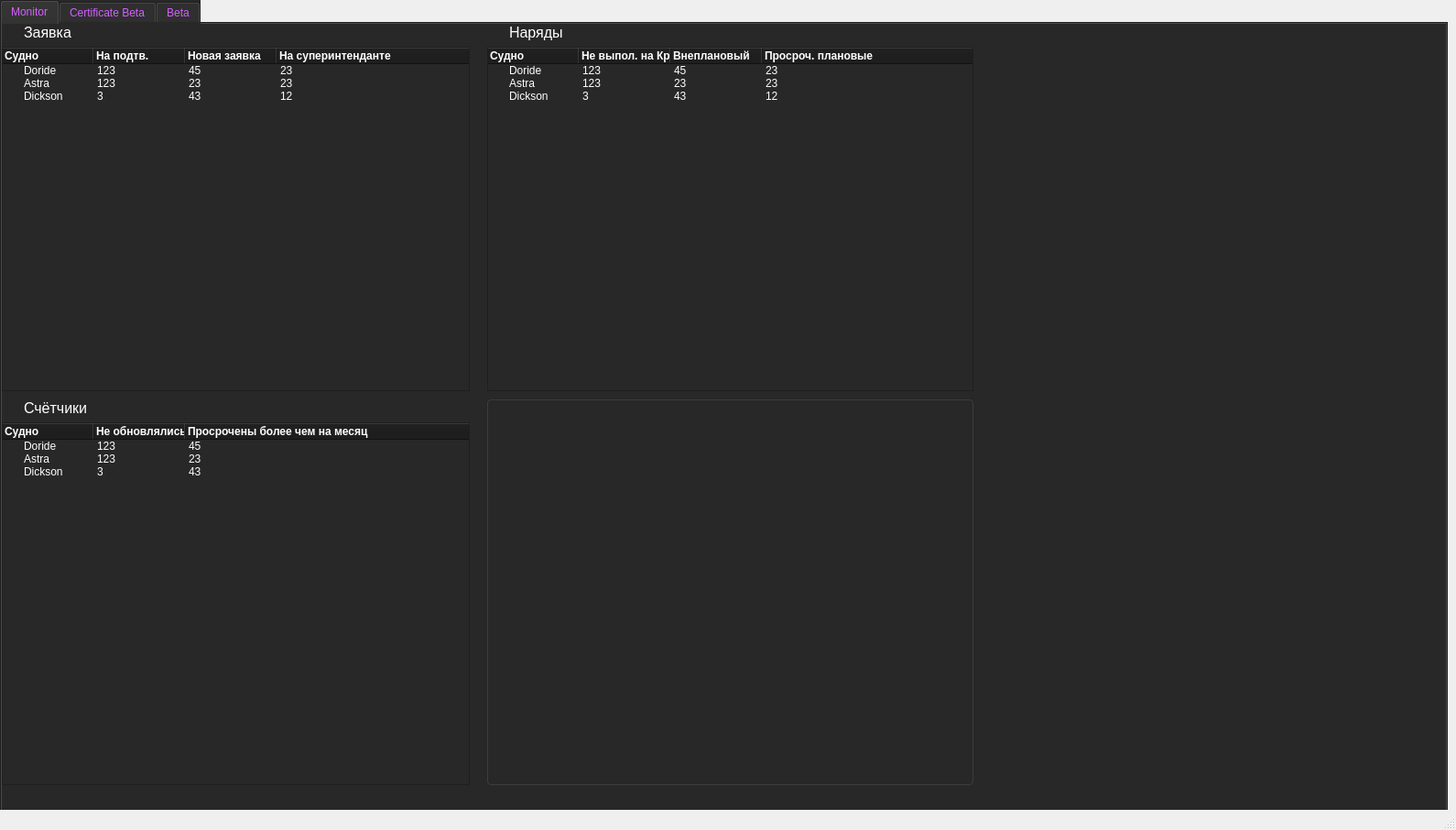
<?xml version="1.0" encoding="UTF-8"?>
<ui version="4.0">
 <class>MainWindow</class>
 <widget class="QMainWindow" name="MainWindow">
  <property name="geometry">
   <rect>
    <x>0</x>
    <y>0</y>
    <width>1590</width>
    <height>906</height>
   </rect>
  </property>
  <property name="windowTitle">
   <string>MainWindow</string>
  </property>
  <widget class="QWidget" name="centralwidget">
   <widget class="QTabWidget" name="tabWidget">
    <property name="geometry">
     <rect>
      <x>0</x>
      <y>0</y>
      <width>1581</width>
      <height>941</height>
     </rect>
    </property>
    <property name="sizePolicy">
     <sizepolicy hsizetype="Expanding" vsizetype="Expanding">
      <horstretch>0</horstretch>
      <verstretch>0</verstretch>
     </sizepolicy>
    </property>
    <property name="styleSheet">
     <string notr="true">	color:  rgb(210, 96, 255);
	background: rgb(40, 40, 40)

</string>
    </property>
    <property name="currentIndex">
     <number>0</number>
    </property>
    <widget class="QWidget" name="tab_monitor">
     <attribute name="title">
      <string>Monitor</string>
     </attribute>
     <widget class="QWidget" name="verticalLayoutWidget_7">
      <property name="geometry">
       <rect>
        <x>530</x>
        <y>0</y>
        <width>531</width>
        <height>401</height>
       </rect>
      </property>
      <layout class="QVBoxLayout" name="verticalLayout_7">
       <item>
        <widget class="QLabel" name="label_15">
         <property name="font">
          <font>
           <pointsize>12</pointsize>
          </font>
         </property>
         <property name="styleSheet">
          <string notr="true">background: rgb(40, 40, 40);
color:  rgb(255, 255, 255);
padding-left: 20px</string>
         </property>
         <property name="text">
          <string>Наряды</string>
         </property>
        </widget>
       </item>
       <item>
        <widget class="QTreeWidget" name="treeWidget_4">
         <property name="focusPolicy">
          <enum>Qt::NoFocus</enum>
         </property>
         <property name="styleSheet">
          <string notr="true">QTreeWidget {
    background: rgb(40, 40, 40);
    color: white;
    gridline-color: rgb(60, 60, 60);
   
}
QHeaderView::section {
    background-color: rgb(25, 25, 25);
    color:white;
    font-weight: bold;	 
}


QTreeWidget::item:selected {
    background-color: rgb(80, 30, 100);
    color: white;
}


QTreeWidget::item::hover {
    border: 1px solid rgb(100, 100, 100);
	padding: 5px
}

QScrollBar:vertical {
    background: rgb(25, 25, 25);
    width: 15px;
    margin: 0px;
}
QScrollBar::handle:vertical {
    background: rgb(80, 30, 100);
    min-height: 20px;
    border-radius: 7px;
}
QScrollBar::add-page:vertical, QScrollBar::sub-page:vertical {
    background: rgb(40, 40, 40); /* Ваш основной цвет фона */
    border: none;
}
QScrollBar::handle:vertical:hover {
    background: rgb(225, 130, 255);
}
QScrollBar::handle:vertical:pressed {
    background: rgb(190, 70, 235);
}
QScrollBar:vertical {
    background: rgb(25, 25, 25);
    width: 15px;
    margin: 0px;
}
QScrollBar::handle:horizontal  {
    background: rgb(80, 30, 100);
    min-height: 20px;
    border-radius: 7px;
}
QScrollBar::add-page:horizontal , QScrollBar::sub-page:horizontal {
    background: rgb(40, 40, 40); /* Ваш основной цвет фона */
    border: none;
}
QScrollBar::handle:horizontal :hover {
    background: rgb(225, 130, 255);
}
QScrollBar::handle:horizontal :pressed {
    background: rgb(190, 70, 235);
}
</string>
         </property>
         <property name="frameShape">
          <enum>QFrame::StyledPanel</enum>
         </property>
         <property name="showDropIndicator" stdset="0">
          <bool>false</bool>
         </property>
         <property name="verticalScrollMode">
          <enum>QAbstractItemView::ScrollPerPixel</enum>
         </property>
         <column>
          <property name="text">
           <string>Судно</string>
          </property>
         </column>
         <column>
          <property name="text">
           <string>Не выпол. на Крит оборудовании</string>
          </property>
         </column>
         <column>
          <property name="text">
           <string>Внеплановый</string>
          </property>
         </column>
         <column>
          <property name="text">
           <string>Просроч. плановые</string>
          </property>
         </column>
         <item>
          <property name="text">
           <string>Doride</string>
          </property>
          <property name="text">
           <string>123</string>
          </property>
          <property name="text">
           <string>45</string>
          </property>
          <property name="text">
           <string>23</string>
          </property>
         </item>
         <item>
          <property name="text">
           <string>Astra</string>
          </property>
          <property name="text">
           <string>123</string>
          </property>
          <property name="text">
           <string>23</string>
          </property>
          <property name="text">
           <string>23</string>
          </property>
         </item>
         <item>
          <property name="text">
           <string>Dickson</string>
          </property>
          <property name="text">
           <string>3</string>
          </property>
          <property name="text">
           <string>43</string>
          </property>
          <property name="text">
           <string>12</string>
          </property>
         </item>
        </widget>
       </item>
      </layout>
     </widget>
     <widget class="QWidget" name="verticalLayoutWidget_9">
      <property name="geometry">
       <rect>
        <x>0</x>
        <y>410</y>
        <width>511</width>
        <height>421</height>
       </rect>
      </property>
      <layout class="QVBoxLayout" name="verticalLayout_9">
       <item>
        <widget class="QLabel" name="label_17">
         <property name="font">
          <font>
           <pointsize>12</pointsize>
          </font>
         </property>
         <property name="styleSheet">
          <string notr="true">background: rgb(40, 40, 40);
color:  rgb(255, 255, 255);
padding-left: 20px</string>
         </property>
         <property name="text">
          <string>Счётчики</string>
         </property>
        </widget>
       </item>
       <item>
        <widget class="QTreeWidget" name="treeWidget_6">
         <property name="focusPolicy">
          <enum>Qt::NoFocus</enum>
         </property>
         <property name="styleSheet">
          <string notr="true">QTreeWidget {
    background: rgb(40, 40, 40);
    color: white;
    gridline-color: rgb(60, 60, 60);
   
}
QHeaderView::section {
    background-color: rgb(25, 25, 25);
    color:white;
    font-weight: bold;
	 
}



QTreeWidget::item:selected {
    background-color: rgb(80, 30, 100);
    color: white;
}


QTreeWidget::item::hover {
    border: 1px solid rgb(100, 100, 100);
	padding: 5px
}

QScrollBar:vertical {
    background: rgb(25, 25, 25);
    width: 15px;
    margin: 0px;
}
QScrollBar::handle:vertical {
    background: rgb(210, 96, 255);
    min-height: 20px;
    border-radius: 7px;
}
QScrollBar::add-page:vertical, QScrollBar::sub-page:vertical {
    background: rgb(40, 40, 40); /* Ваш основной цвет фона */
    border: none;
}
QScrollBar::handle:vertical:hover {
    background: rgb(225, 130, 255);
}
QScrollBar::handle:vertical:pressed {
    background: rgb(190, 70, 235);
}
QScrollBar:vertical {
    background: rgb(25, 25, 25);
    width: 15px;
    margin: 0px;
}
QScrollBar::handle:horizontal  {
    background: rgb(210, 96, 255);
    min-height: 20px;
    border-radius: 7px;
}
QScrollBar::add-page:horizontal , QScrollBar::sub-page:horizontal {
    background: rgb(40, 40, 40); /* Ваш основной цвет фона */
    border: none;
}
QScrollBar::handle:horizontal :hover {
    background: rgb(225, 130, 255);
}
QScrollBar::handle:horizontal :pressed {
    background: rgb(190, 70, 235);
}
</string>
         </property>
         <property name="animated">
          <bool>true</bool>
         </property>
         <attribute name="headerHighlightSections">
          <bool>true</bool>
         </attribute>
         <attribute name="headerShowSortIndicator" stdset="0">
          <bool>true</bool>
         </attribute>
         <column>
          <property name="text">
           <string>Судно</string>
          </property>
         </column>
         <column>
          <property name="text">
           <string>Не обновлялись 2 недели</string>
          </property>
         </column>
         <column>
          <property name="text">
           <string>Просрочены более чем на месяц</string>
          </property>
         </column>
         <item>
          <property name="text">
           <string>Doride</string>
          </property>
          <property name="text">
           <string>123</string>
          </property>
          <property name="text">
           <string>45</string>
          </property>
         </item>
         <item>
          <property name="text">
           <string>Astra</string>
          </property>
          <property name="text">
           <string>123</string>
          </property>
          <property name="text">
           <string>23</string>
          </property>
         </item>
         <item>
          <property name="text">
           <string>Dickson</string>
          </property>
          <property name="text">
           <string>3</string>
          </property>
          <property name="text">
           <string>43</string>
          </property>
         </item>
        </widget>
       </item>
      </layout>
     </widget>
     <widget class="QGraphicsView" name="graphicsView">
      <property name="geometry">
       <rect>
        <x>530</x>
        <y>410</y>
        <width>531</width>
        <height>421</height>
       </rect>
      </property>
      <property name="styleSheet">
       <string notr="true">/*** Стиль для основного виджета QGraphicsView ***/
QGraphicsView {
    background: rgb(40, 40, 40);
    border: 1px solid rgb(60, 60, 60);
    border-radius: 4px;
}

/*** Стиль для вертикальной полосы прокрутки ***/
QScrollBar:vertical {
    background: rgb(25, 25, 25);
    width: 15px;
    margin: 0px;
    border: none;
}
QScrollBar::handle:vertical {
    background: rgb(210, 96, 255);
    min-height: 20px;
    border-radius: 7px;
}
QScrollBar::handle:vertical:hover {
    background: rgb(225, 130, 255);
}
QScrollBar::handle:vertical:pressed {
    background: rgb(190, 70, 235);
}
QScrollBar::add-line:vertical, QScrollBar::sub-line:vertical {
    border: none;
    background: none;
    height: 0px;
}
QScrollBar::add-page:vertical, QScrollBar::sub-page:vertical {
    background: rgb(25, 25, 25);
    border: none;
}

/*** Стиль для горизонтальной полосы прокрутки ***/
QScrollBar:horizontal {
    background: rgb(25, 25, 25);
    height: 15px;
    margin: 0px;
    border: none;
}
QScrollBar::handle:horizontal {
    background: rgb(210, 96, 255);
    min-width: 20px;
    border-radius: 7px;
}
QScrollBar::handle:horizontal:hover {
    background: rgb(225, 130, 255);
}
QScrollBar::handle:horizontal:pressed {
    background: rgb(190, 70, 235);
}
QScrollBar::add-line:horizontal, QScrollBar::sub-line:horizontal {
    border: none;
    background: none;
    width: 0px;
}
QScrollBar::add-page:horizontal, QScrollBar::sub-page:horizontal {
    background: rgb(25, 25, 25);
    border: none;
}</string>
      </property>
     </widget>
     <widget class="QWidget" name="verticalLayoutWidget_8">
      <property name="geometry">
       <rect>
        <x>0</x>
        <y>0</y>
        <width>511</width>
        <height>401</height>
       </rect>
      </property>
      <layout class="QVBoxLayout" name="verticalLayout_8">
       <item>
        <widget class="QLabel" name="label_16">
         <property name="font">
          <font>
           <pointsize>12</pointsize>
          </font>
         </property>
         <property name="styleSheet">
          <string notr="true">background: rgb(40, 40, 40);
color:  rgb(255, 255, 255);
padding-left: 20px</string>
         </property>
         <property name="text">
          <string>Заявка</string>
         </property>
        </widget>
       </item>
       <item>
        <widget class="QTreeWidget" name="treeWidget_5">
         <property name="focusPolicy">
          <enum>Qt::NoFocus</enum>
         </property>
         <property name="styleSheet">
          <string notr="true">QTreeWidget {
    background: rgb(40, 40, 40);
    color: white;
    gridline-color: rgb(60, 60, 60);
   
}
QHeaderView::section {
    background-color: rgb(25, 25, 25);
    color:white;
    font-weight: bold;
	 
}



QTreeWidget::item:selected {
    background-color: rgb(80, 30, 100);
    color: white;
}


QTreeWidget::item::hover {
    border: 1px solid rgb(100, 100, 100);
	padding: 5px
}

QScrollBar:vertical {
    background: rgb(25, 25, 25);
    width: 15px;
    margin: 0px;
}
QScrollBar::handle:vertical {
    background: rgb(210, 96, 255);
    min-height: 20px;
    border-radius: 7px;
}
QScrollBar::add-page:vertical, QScrollBar::sub-page:vertical {
    background: rgb(40, 40, 40); /* Ваш основной цвет фона */
    border: none;
}
QScrollBar::handle:vertical:hover {
    background: rgb(225, 130, 255);
}
QScrollBar::handle:vertical:pressed {
    background: rgb(190, 70, 235);
}
QScrollBar:vertical {
    background: rgb(25, 25, 25);
    width: 15px;
    margin: 0px;
}
QScrollBar::handle:horizontal  {
    background: rgb(210, 96, 255);
    min-height: 20px;
    border-radius: 7px;
}
QScrollBar::add-page:horizontal , QScrollBar::sub-page:horizontal {
    background: rgb(40, 40, 40); /* Ваш основной цвет фона */
    border: none;
}
QScrollBar::handle:horizontal :hover {
    background: rgb(225, 130, 255);
}
QScrollBar::handle:horizontal :pressed {
    background: rgb(190, 70, 235);
}
</string>
         </property>
         <column>
          <property name="text">
           <string>Судно</string>
          </property>
         </column>
         <column>
          <property name="text">
           <string>На подтв.</string>
          </property>
         </column>
         <column>
          <property name="text">
           <string>Новая заявка</string>
          </property>
         </column>
         <column>
          <property name="text">
           <string>На суперинтенданте</string>
          </property>
         </column>
         <item>
          <property name="text">
           <string>Doride</string>
          </property>
          <property name="text">
           <string>123</string>
          </property>
          <property name="text">
           <string>45</string>
          </property>
          <property name="text">
           <string>23</string>
          </property>
         </item>
         <item>
          <property name="text">
           <string>Astra</string>
          </property>
          <property name="text">
           <string>123</string>
          </property>
          <property name="text">
           <string>23</string>
          </property>
          <property name="text">
           <string>23</string>
          </property>
         </item>
         <item>
          <property name="text">
           <string>Dickson</string>
          </property>
          <property name="text">
           <string>3</string>
          </property>
          <property name="text">
           <string>43</string>
          </property>
          <property name="text">
           <string>12</string>
          </property>
         </item>
        </widget>
       </item>
      </layout>
     </widget>
    </widget>
    <widget class="QWidget" name="tab_sertificat_beta">
     <attribute name="title">
      <string>Certificate Beta</string>
     </attribute>
    </widget>
    <widget class="QWidget" name="tab_beta">
     <attribute name="title">
      <string>Beta</string>
     </attribute>
    </widget>
   </widget>
  </widget>
  <widget class="QMenuBar" name="menubar">
   <property name="geometry">
    <rect>
     <x>0</x>
     <y>0</y>
     <width>1590</width>
     <height>21</height>
    </rect>
   </property>
  </widget>
  <widget class="QStatusBar" name="statusbar"/>
 </widget>
 <tabstops>
  <tabstop>tabWidget</tabstop>
 </tabstops>
 <resources/>
 <connections/>
</ui>
